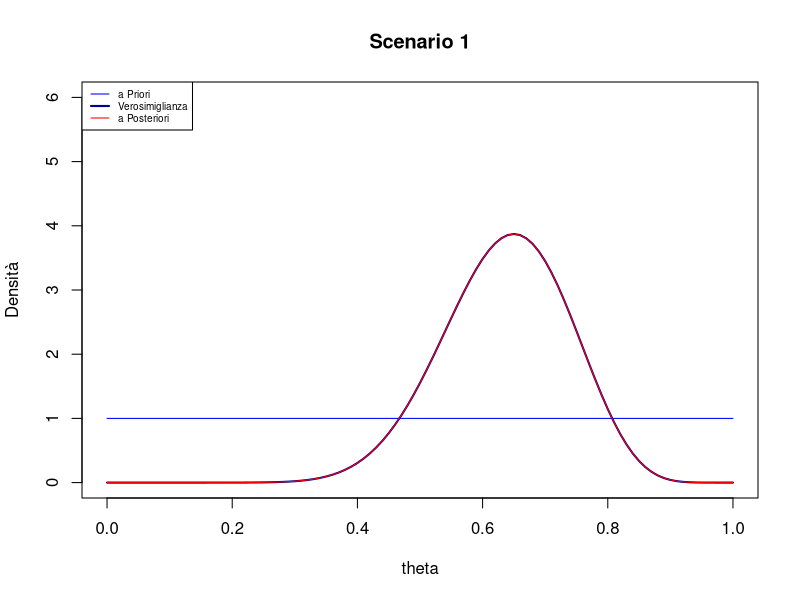
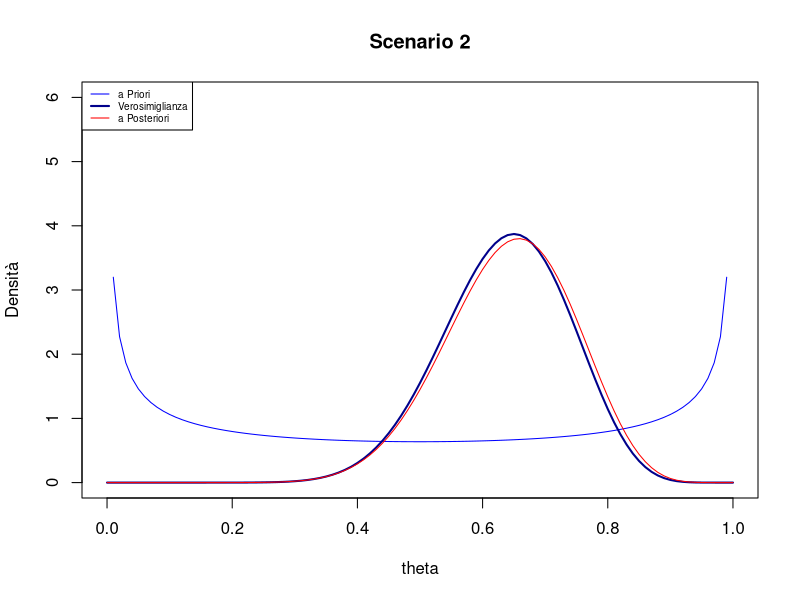
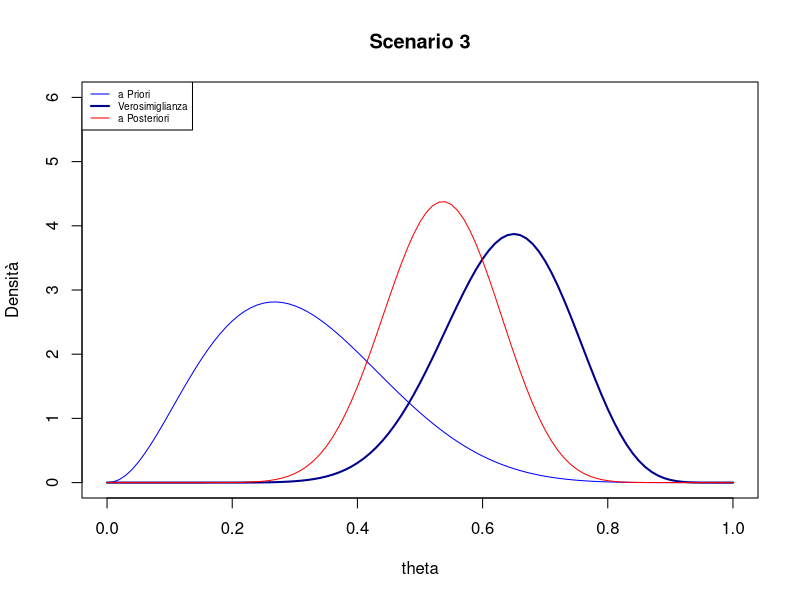

Recreate these plots in R, in order.
## ---- chunk 1
knitr::opts_chunk$set(echo = TRUE)
## ---- chunk 2
alpha <- 1
beta  <- 1
pval  <-seq(0,1,by=0.01)

## distribuzione a priori
plot(pval, dbeta(pval,alpha,beta),
type = "l", col = "blue", ylim = c(0,6),
ylab = "Densità", xlab = "theta",
main = "Scenario 1")

## verosimiglianza
n <- 20
k <- 13
lines(pval, dbeta(pval, k+1, n-k+1),
      lwd = 2,
col = "darkblue")
## distribuzione a posteriori
lines(pval, dbeta(pval, k+alpha, n-k+beta),
      lwd = 1,
      col = "red")
legend("topleft",
       c("a Priori","Verosimiglianza","a Posteriori"),
       lty=c(1,1,1),
       lwd=c(1,2,1),
       col=c( "blue","darkblue","red" ), cex=0.6)
## ---- chunk 3
(alpha + k)/(n+alpha + beta)
## ---- chunk 4
(alpha + k -1)/(n + alpha + beta -2)
## ---- chunk 5
alpha <- 0.5
beta<- 0.5
# distribuzione a priori
pval<-seq(0,1,by=0.01)
plot(pval, dbeta(pval,alpha,beta),
type = "l", col = "blue", ylim = c(0,6),
ylab = "Densità", xlab = "theta", main = "Scenario 2")
# verosimiglianza
lines(pval, dbeta(pval, k+1, n-k+1),
lwd = 2,
col = "darkblue")
# distribuzione a posteriori
lines(pval, dbeta(pval, k+alpha, n-k+beta),
lwd = 1,
col = "red")
legend("topleft",
c("a Priori","Verosimiglianza","a Posteriori"),
lty=c(1,1,1),
lwd=c(1,2,1),
col=c( "blue","darkblue","red" ), cex=0.6)

## ---- chunk 6
(alpha + k)/(n+alpha + beta)
## ---- chunk 7
(alpha + k -1)/(n + alpha + beta -2)
## ---- chunk 8
alpha <- 3.26
beta<- 7.19
# distribuzione a priori
pval<-seq(0,1,by=0.01)
plot(pval, dbeta(pval,alpha,beta),
type = "l", col = "blue", ylim = c(0,6),
ylab = "Densità", xlab = "theta", main = "Scenario 3")
# verosimiglianza
lines(pval, dbeta(pval, k+1, n-k+1),
lwd = 2,
col = "darkblue")
# distribuzione a posteriori
lines(pval, dbeta(pval, k+alpha, n-k+beta),
lwd = 1,
col = "red")
legend("topleft",
c("a Priori","Verosimiglianza","a Posteriori"),
lty=c(1,1,1),
lwd=c(1,2,1),
col=c( "blue","darkblue","red" ), cex=0.6)

## ---- chunk 9
(alpha + k)/(n+alpha + beta)

## ---- chunk 10
(alpha + k -1)/(n + alpha + beta -2)
